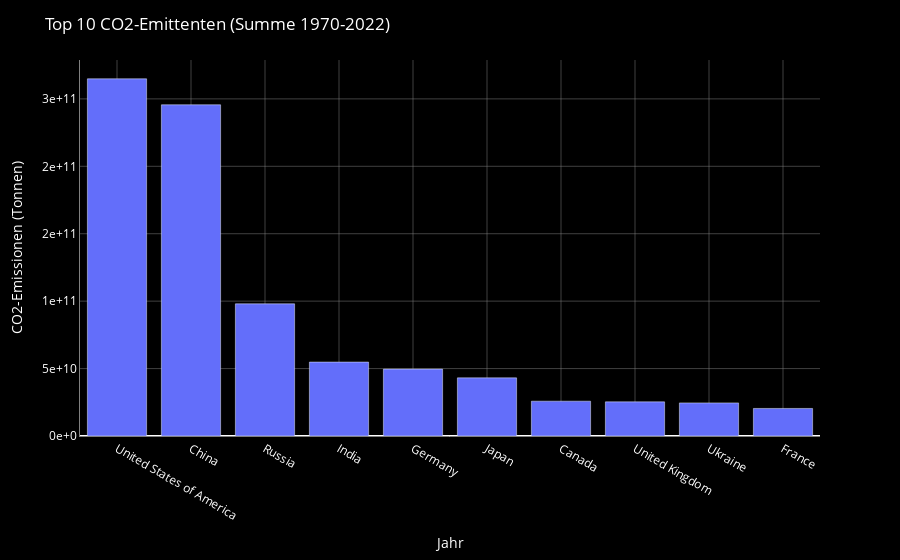
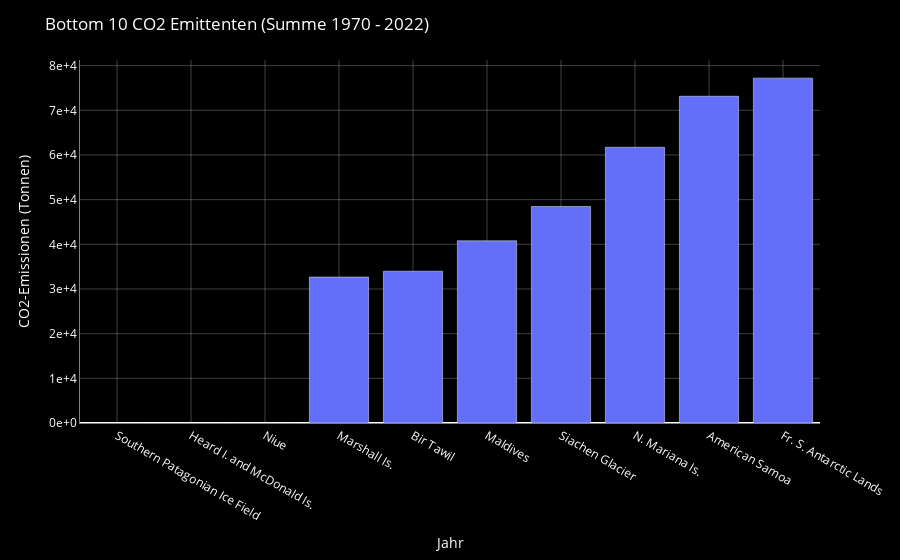

Notebook code cell kept with these figures, in order:
### Code cell
# sort data
top_10_emitters = df_emissions.groupby('country')['emission'].sum().nlargest(10)
bottom_10_emitters = df_emissions.groupby('country')['emission'].sum().nsmallest(10)

top_10_emitters = top_10_emitters.reset_index()
bottom_10_emitters = bottom_10_emitters.reset_index()

# plotly diagram for top 10 emittents
fig_top = px.bar(top_10_emitters, x='country', y='emission')
fig_top.update_yaxes(exponentformat='e')
fig_top.update_layout(
    title='Top 10 CO2-Emittenten (Summe 1970-2022)',
    xaxis_title='Jahr',
    yaxis_title='CO2-Emissionen (Tonnen)',
    plot_bgcolor='black',
    paper_bgcolor='black',
    font_color='white',
    xaxis=dict(showgrid=True, gridcolor='grey', gridwidth=0.5),
    yaxis=dict(showgrid=True, gridcolor='grey', gridwidth=0.5, tickformat='.0e')
)
fig_top.update_xaxes(showline=True, linewidth=1, linecolor='grey')
fig_top.update_yaxes(showline=True, linewidth=1, linecolor='grey')

fig_top.show()

# plotly diagram for bottom 10 emittents
fig_bottom = px.bar(bottom_10_emitters, x='country', y='emission')
fig_bottom.update_layout(
    title='Bottom 10 CO2 Emittenten (Summe 1970 - 2022)',
    xaxis_title='Jahr',
    yaxis_title='CO2-Emissionen (Tonnen)',
    plot_bgcolor='black',
    paper_bgcolor='black',
    font_color='white',
    xaxis=dict(showgrid=True, gridcolor='grey', gridwidth=0.5),
    yaxis=dict(showgrid=True, gridcolor='grey', gridwidth=0.5, tickformat='.0e')
)
fig_bottom.update_xaxes(showline=True, linewidth=1, linecolor='grey')
fig_bottom.update_yaxes(showline=True, linewidth=1, linecolor='grey')

fig_bottom.show()

### Figure 1 — Plotly figure (JSON) as saved in the notebook; plotly's stock layout.template omitted (floating-point values rounded to 4 significant figures)
{"data": [{"alignmentgroup": "True", "hovertemplate": "country=%{x}<br>emission=%{y}<extra></extra>", "legendgroup": "", "marker": {"color": "#636efa", "pattern": {"shape": ""}}, "name": "", "offsetgroup": "", "orientation": "v", "showlegend": false, "textposition": "auto", "type": "bar", "x": ["United States of America", "China", "Russia", "India", "Germany", "Japan", "Canada", "United Kingdom", "Ukraine", "France"], "xaxis": "x", "y": [264895479808, 245621882880, 98020753408, 54821523456, 49610964992, 43116343296, 25817470976, 25313359872, 24538890240, 20431089664], "yaxis": "y"}], "layout": {"barmode": "relative", "font": {"color": "white"}, "legend": {"tracegroupgap": 0}, "margin": {"t": 60}, "paper_bgcolor": "black", "plot_bgcolor": "black", "title": {"text": "Top 10 CO2-Emittenten (Summe 1970-2022)"}, "xaxis": {"anchor": "y", "domain": [0, 1], "gridcolor": "grey", "gridwidth": 0.5, "linecolor": "grey", "linewidth": 1, "showgrid": true, "showline": true, "title": {"text": "Jahr"}}, "yaxis": {"anchor": "x", "domain": [0, 1], "exponentformat": "e", "gridcolor": "grey", "gridwidth": 0.5, "linecolor": "grey", "linewidth": 1, "showgrid": true, "showline": true, "tickformat": ".0e", "title": {"text": "CO2-Emissionen (Tonnen)"}}}}

### Figure 2 — Plotly figure (JSON) as saved in the notebook; plotly's stock layout.template omitted (floating-point values rounded to 4 significant figures)
{"data": [{"alignmentgroup": "True", "hovertemplate": "country=%{x}<br>emission=%{y}<extra></extra>", "legendgroup": "", "marker": {"color": "#636efa", "pattern": {"shape": ""}}, "name": "", "offsetgroup": "", "orientation": "v", "showlegend": false, "textposition": "auto", "type": "bar", "x": ["Southern Patagonian Ice Field", "Heard I. and McDonald Is.", "Niue", "Marshall Is.", "Bir Tawil", "Maldives", "Siachen Glacier", "N. Mariana Is.", "American Samoa", "Fr. S. Antarctic Lands"], "xaxis": "x", "y": [0, 1.727, 22.85, 32670.0, 33970.0, 40780.0, 48460.0, 61710.0, 73140.0, 77200.0], "yaxis": "y"}], "layout": {"barmode": "relative", "font": {"color": "white"}, "legend": {"tracegroupgap": 0}, "margin": {"t": 60}, "paper_bgcolor": "black", "plot_bgcolor": "black", "title": {"text": "Bottom 10 CO2 Emittenten (Summe 1970 - 2022)"}, "xaxis": {"anchor": "y", "domain": [0, 1], "gridcolor": "grey", "gridwidth": 0.5, "linecolor": "grey", "linewidth": 1, "showgrid": true, "showline": true, "title": {"text": "Jahr"}}, "yaxis": {"anchor": "x", "domain": [0, 1], "gridcolor": "grey", "gridwidth": 0.5, "linecolor": "grey", "linewidth": 1, "showgrid": true, "showline": true, "tickformat": ".0e", "title": {"text": "CO2-Emissionen (Tonnen)"}}}}
